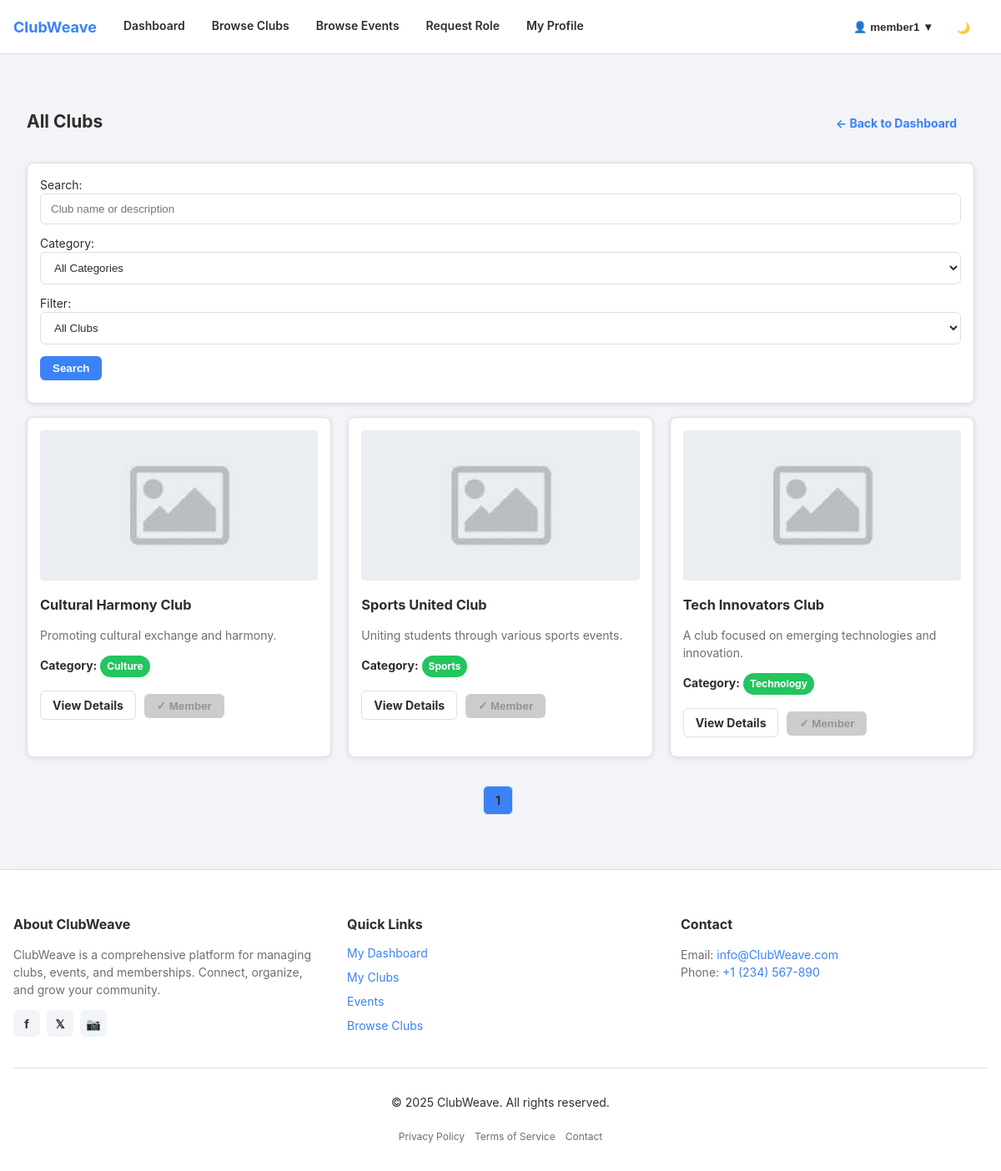
Page /member/view_clubs.php (signed in) on the committed database.
### tables this page shows
CREATE TABLE `clubs` (
  `id` int(11) NOT NULL,
  `name` varchar(100) NOT NULL,
  `description` text DEFAULT NULL,
  `category` varchar(50) DEFAULT NULL,
  `location` varchar(100) DEFAULT NULL,
  `contact_email` varchar(100) DEFAULT NULL,
  `contact_phone` varchar(20) DEFAULT NULL,
  `logo` varchar(255) DEFAULT NULL,
  `founded_year` year(4) DEFAULT NULL,
  `created_by` int(11) NOT NULL,
  `created_at` timestamp NOT NULL DEFAULT current_timestamp(),
  `updated_at` datetime DEFAULT current_timestamp() ON UPDATE current_timestamp()
);

### member/view_clubs.php (the view, shortened to what this page needs)
<?php
include "../includes/database.php";
include "../includes/header.php";
$isMember = isset($_SESSION['user_id']) && $_SESSION['role'] === 'member';
$member_id = $isMember ? $_SESSION['user_id'] : null;
$q = $_GET['q'] ?? '';
$page = isset($_GET['page']) ? max(1, intval($_GET['page'])) : 1;
$limit = 6;
$offset = ($page - 1) * $limit;
$where = " WHERE 1=1 ";
$params = [];
$types = "";
$countSql = "SELECT COUNT(*) AS total FROM clubs $where";
$stmt = $connection->prepare($countSql);
$stmt->execute();
$totalClubs = $stmt->get_result()->fetch_assoc()['total'];
$totalPages = max(1, ceil($totalClubs / $limit));
$sql = "SELECT * FROM clubs $where ORDER BY name ASC LIMIT ? OFFSET ?";
$stmt = $connection->prepare($sql);
if ($types !== "") {
    $types2 = $types . "ii";
    $params2 = array_merge($params, [$limit, $offset]);
    $stmt->bind_param($types2, ...$params2);
} else {
    $stmt->bind_param("ii", $limit, $offset);
}
$stmt->execute();
$clubsResult = $stmt->get_result();
$club_status = [];
if ($isMember) {
    $statusSql = "SELECT club_id, status FROM club_members WHERE user_id=?";
    $stmt = $connection->prepare($statusSql);
    $stmt->bind_param("i", $member_id);
    $stmt->execute();
    $res = $stmt->get_result();
    while ($r = $res->fetch_assoc()) {
        $club_status[$r['club_id']] = $r['status'];
    }
}
$club_logo_path = !empty($club['logo']) && file_exists("../uploads/club_images/" . $club['logo'])
    ? "../uploads/club_images/" . $club['logo']
    : "../uploads/club_images/default_club.jpg";
?>
<main>
<div class="container mt-4">
<div class="d-flex justify-between items-center mb-4">
  <h2>All Clubs</h2>
  <a href="dashboard.php" class="btn btn-ghost">← Back to Dashboard</a>
</div>
<div class="card mb-4">
  <form method="GET" class="grid-4">
    <div class="form-group">
      <label>Search:</label>
      <input type="text" name="q" class="form-control" placeholder="Club name or description" value="<?= htmlspecialchars($q) ?>">
    </div>
    <div class="form-group">
      <label>Category:</label>
      <select name="category" class="form-control">
        <option value="">All Categories</option>
      </select>
    </div>
    <div class="form-group">
      <label>Filter:</label>
      <select name="filter" class="form-control">
        <option value="">All Clubs</option>
      </select>
    </div>
    <div class="form-group flex column justify-end">
      <button type="submit" class="btn btn-primary w-full">Search</button>
    </div>
  </form>
</div>
<div style="display: grid; grid-template-columns: repeat(auto-fit, minmax(280px, 1fr)); gap: 20px;">
<?php while($club = $clubsResult->fetch_assoc()): ?>
<div class="card">
     <img src="<?= htmlspecialchars($club_logo_path) ?>"
                     alt="<?= htmlspecialchars($club['name']) ?> Logo"
                     class="card-img-top mb-2"
                     style="height:180px; object-fit:cover; border-radius:4px;">
    <h3 class="card-header"><?= htmlspecialchars($club['name']) ?></h3>
    <p class="text-muted mb-3"><?= htmlspecialchars($club['description']) ?></p>
    <p><strong>Category:</strong> <span class="badge badge-success"><?= htmlspecialchars($club['category']) ?></span></p>
    <div class="mt-3">
      <a href="club_details.php?id=<?= $club['id'] ?>" class="btn btn-outline mb-2">View Details</a>
      <?php if ($isMember):
            $cid = $club['id'];
            if (isset($club_status[$cid])) {
                $st = $club_status[$cid];
                if ($st === 'approved') {
                    echo "<button disabled class='btn' style='background:#ccc; cursor:not-allowed;'>✓ Member</button>";
                } elseif ($st === 'pending') {
                    echo "<button disabled class='btn' style='background:#ff9800; cursor:not-allowed; color:white;'>⏳ Request Pending</button>";
                } else {
                    echo "<form method='POST' style='display:inline;'>
                            <input type='hidden' name='club_id' value='$cid'>
                            <button type='submit' name='join_club' class='btn btn-primary'>Join Club</button>
                          </form>";
                }
            } else {
                echo "<form method='POST' style='display:inline;'>
                        <input type='hidden' name='club_id' value='$cid'>
                        <button type='submit' name='join_club' class='btn btn-primary'>Join Club</button>
                      </form>";
            }
          else: ?>
        <a href="../public/login.php" class="btn btn-primary">Login to Join</a>
      <?php endif; ?>
    </div>
</div>
<?php endwhile; ?>
</div>
<div class="pagination flex gap-2 mt-4 justify-center items-center">
<?php
$adjacents = 2;
$start = max(1, $page - $adjacents);
$end = min($totalPages, $page + $adjacents);
$getParams = $_GET;
?>
<?php for ($i = $start; $i <= $end; $i++): $getParams['page'] = $i; ?>
  <a href="?<?= http_build_query($getParams) ?>" class="btn <?= ($i==$page)?'btn-primary':'btn-outline' ?>"><?= $i ?></a>
<?php endfor; ?>
</div>
</div>
</main>
<?php include '../includes/footer.php'; ?>

### includes/header.php (shortened to what this page needs)
<?php
$is_logged_in = isset($_SESSION['role']) && isset($_SESSION['user_id']);
$user_role = $is_logged_in ? $_SESSION['role'] : null;
$user_name = $is_logged_in ? htmlspecialchars($_SESSION['user_name']) : null;
$current_page = basename($_SERVER['PHP_SELF']);
?>
<!DOCTYPE html>
<html lang="en">
<head>
    <link rel="stylesheet" href="<?php echo isset($css_path) ? $css_path : '../assets/css/styles.css'; ?>">
</head>
<body>
<header class="main-header">
    <div class="header-container">
        <div class="logo">
            <a href="<?php echo $is_logged_in ? '../member/dashboard.php' : '../public/login.php'; ?>">
                 <span>ClubWeave</span>
            </a>
        </div>
        <nav class="main-nav">
            <ul class="nav-list">
                <?php if (!$is_logged_in): ?>
                    <li><a href="../public/login.php" class="nav-link">Home</a></li>
                    <li><a href="../member/view_clubs.php" class="nav-link">Browse Clubs</a></li>
                    <li><a href="../member/view_events.php" class="nav-link">Browse Events</a></li>
                <?php elseif ($user_role === 'member'): ?>
                    <li><a href="../member/dashboard.php" class="nav-link <?php echo $current_page === 'dashboard.php' ? 'active' : ''; ?>">Dashboard</a></li>
                    <li><a href="../member/view_clubs.php" class="nav-link <?php echo $current_page === 'clubs.php' ? 'active' : ''; ?>">Browse Clubs</a></li>
                    <li><a href="../member/view_events.php" class="nav-link <?php echo $current_page === 'view_events.php' ? 'active' : ''; ?>">Browse Events</a></li>
                    <li><a href="../member/request_role.php" class="nav-link <?php echo $current_page === 'request_role.php' ? 'active' : ''; ?>">Request Role</a></li>
                    <li><a href="../member/member_profile.php" class="nav-link <?php echo $current_page === 'member_profile.php' ? 'active' : ''; ?>">My Profile</a></li>
                <?php endif; ?>
            </ul>
        </nav>
        <div class="user-menu">
            <?php if ($is_logged_in): ?>
                <div class="user-dropdown">
                    <button class="user-btn">
                        👤 <?php echo $user_name; ?> <span class="dropdown-arrow">▼</span>
                    </button>
                </div>
            <?php endif; ?>
        </div>
        <button class="btn btn-ghost" id="theme-toggle" onclick="toggleTheme()">🌙</button>
    </div>
</header>

### includes/footer.php (shortened to what this page needs)
<footer class="main-footer">
    <div class="footer-container">
        <div class="footer-section">
            <h4>About ClubWeave</h4>
            <p>ClubWeave is a comprehensive platform for managing clubs, events, and memberships. Connect, organize, and grow your community.</p>
            <div class="social-links">
                <a href="#" title="Facebook">f</a>
                <a href="#" title="Twitter">𝕏</a>
                <a href="#" title="Instagram">📷</a>
            </div>
        </div>
        <div class="footer-section">
            <h4>Quick Links</h4>
            <ul class="footer-links">
                <?php if (!isset($_SESSION['role'])): ?>
                    <li><a href="../public/login.php">Login</a></li>
                    <li><a href="../public/register.php">Register</a></li>
                    <li><a href="../member/clubs.php">Browse Clubs</a></li>
                    <li><a href="../member/view_events.php">View Events</a></li>
                <?php elseif ($_SESSION['role'] === 'member'): ?>
                    <li><a href="../member/dashboard.php">My Dashboard</a></li>
                    <li><a href="../member/joined_clubs.php">My Clubs</a></li>
                    <li><a href="../member/view_events.php">Events</a></li>
                    <li><a href="../member/clubs.php">Browse Clubs</a></li>
                <?php endif; ?>
            </ul>
        </div>
        <div class="footer-section">
            <h4>Contact</h4>
            <p>
                Email: <a href="mailto:info@clubhub.com">info@ClubWeave.com</a><br>
                Phone: <a href="tel:+1234567890">+1 (234) 567-890</a>
            </p>
        </div>
    </div>
    <div class="footer-bottom">
        <div class="footer-bottom-container">
            <p>&copy; <?php echo date('Y'); ?> ClubWeave. All rights reserved.</p>
            <div class="footer-legal">
                <a href="#">Privacy Policy</a>
                <a href="#">Terms of Service</a>
                <a href="#">Contact</a>
            </div>
        </div>
    </div>
</footer>
</body>
</html>

### rows in the picture
clubs: name "Cultural Harmony Club", description "Promoting cultural exchange and harmony.", category "Culture", shows "✓ Member"
clubs: name "Sports United Club", description "Uniting students through various sports events.", category "Sports", shows "✓ Member"
clubs: name "Tech Innovators Club", description "A club focused on emerging technologies and innovation.", category "Technology", shows "✓ Member"

### other values in the picture
$user_name "member1"
